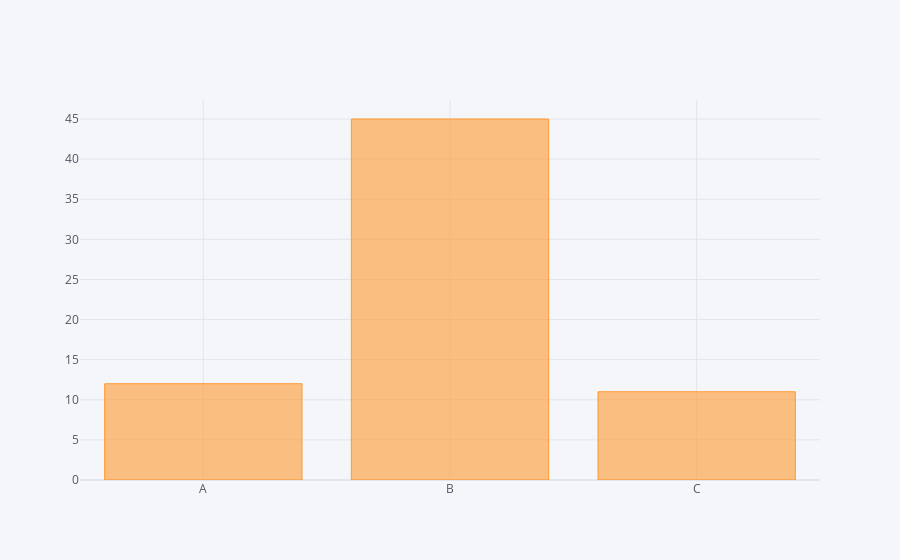

The cell this chart's notebook holds for it:
### Code cell
df2.iplot(kind="bar",x="Category",y="Values")

### Figure 1 — Plotly figure (JSON) as saved in the notebook; plotly's stock layout.template omitted (floating-point values rounded to 4 significant figures)
{"data": [{"marker": {"color": "rgba(255, 153, 51, 0.6)", "line": {"color": "rgba(255, 153, 51, 1.0)", "width": 1}}, "name": "Values", "orientation": "v", "text": "", "type": "bar", "x": ["A", "B", "C"], "y": [12, 45, 11]}], "layout": {"legend": {"bgcolor": "#F5F6F9", "font": {"color": "#4D5663"}}, "paper_bgcolor": "#F5F6F9", "plot_bgcolor": "#F5F6F9", "title": {"font": {"color": "#4D5663"}}, "xaxis": {"gridcolor": "#E1E5ED", "showgrid": true, "tickfont": {"color": "#4D5663"}, "title": {"font": {"color": "#4D5663"}, "text": ""}, "zerolinecolor": "#E1E5ED"}, "yaxis": {"gridcolor": "#E1E5ED", "showgrid": true, "tickfont": {"color": "#4D5663"}, "title": {"font": {"color": "#4D5663"}, "text": ""}, "zerolinecolor": "#E1E5ED"}}}
